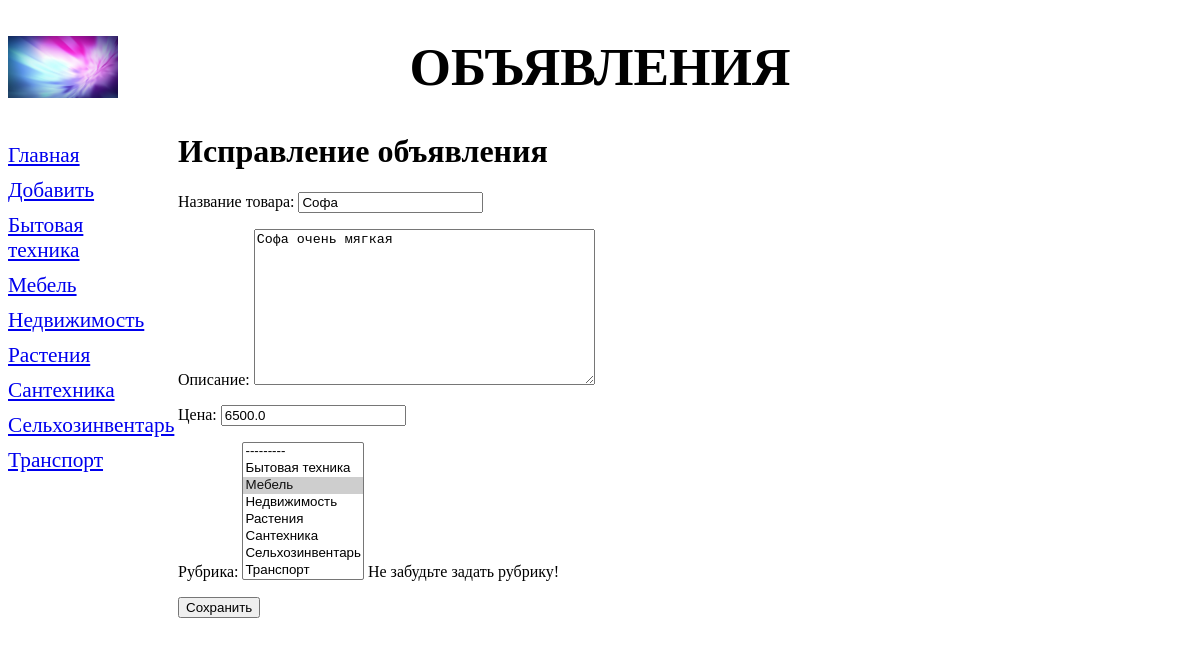
/bboard/edit/7/, run on the app's committed database.
### bboard/models.py (models this page shows)
class Rubric(models.Model):
    name = models.CharField(max_length=20, db_index=True,verbose_name='Название')
    order = models.SmallIntegerField(default=0, db_index=True)
    def __str__(self):
        return self.name
    class Meta:
        verbose_name_plural='Рубрики'
        verbose_name='Рубрика'
        ordering=['order','name']

class Bb(models.Model):
    title = models.CharField(max_length=50, verbose_name='Товар')
    content = models.TextField(null=True, blank=True, verbose_name='Описание')
    price = models.FloatField(null=True, blank=True, verbose_name='Цена')
    published = models.DateTimeField(auto_now_add=True, db_index=True,
        verbose_name='Опубликовано')
    rubric = models.ForeignKey('Rubric', null=True, on_delete=models.PROTECT,
        verbose_name='Рубрика')
    class Meta:
        verbose_name_plural='Объявления'
        verbose_name='Объявление'
        ordering=['-published']

### bboard/views.py (the view)
# urls.py: path('edit/<int:pk>/', BbEditView.as_view(), name='edit'),
class BbEditView(UpdateView):
    model = Bb
    form_class = BbForm
    success_url = reverse_lazy('index')
    def get_context_data(self, *args, **kwargs):
        context = super().get_context_data(*args, **kwargs)
        context['rubrics'] = Rubric.objects.all()
        return context

### bboard/forms.py
class BbForm(forms.ModelForm):
    title = forms.CharField(label='Название товара')
    content = forms.CharField(label='Описание',
            widget=forms.widgets.Textarea())
    price = forms.DecimalField(label= 'Цена', decimal_places=2)
    rubric = forms.ModelChoiceField(queryset=Rubric.objects.all(),
            label='Рубрика', help_text='Не забудьте задать рубрику!',
            widget=forms.widgets.Select(attrs={'size':8}))
    class Meta:
        model = Bb
        fields=('title','content', 'price', 'rubric')

### bboard/templates/bboard/bb_form.html (shortened to what this page needs)
{% extends "layout/basic.html"%}
{% block content %}
<h1>Исправление объявления</h1>
<form method="POST">
    {{ form.as_p }}
    <input type="submit" value="Сохранить">
</form>
{% endblock %}

### bboard/templates/layout/basic.html (shortened to what this page needs)
{% load static %}
<!DOCTYPE html>
<html>
    <head>
        <link rel="stylesheet" type="text/css" href="{% static 'bboard/style.css' %}">
    </head>
    <body>
        <header>
            <h1>Объявления</h1>
        </header>
        <nav>
            <a href="{% url 'index' %}">Главная</a>
            <a href="{% url 'add' %}">Добавить</a>
            {% for rubric in rubrics %}
            <a href="{% url 'by_rubric' rubric.pk %}">{{ rubric.name }}</a>
            {% endfor %}
        </nav>
        <div class="a">
            {% block content %}
            {% endblock %}
        </div>
    </body>
</html>

### bboard/static/bboard/style.css (style rules this page uses)
header h1 { font-size: 40pt; text-transform: uppercase; text-align: center; background: url('bg.jpg') left / auto 100% no-repeat; }
nav { font-size: 16pt; width: 150px; float: left; }
nav a { display: block; margin: 10px 0px; }
.a { margin-left: 170px; }

### data on the page
Rubric: name "Бытовая техника"
Rubric: name "Мебель"
Rubric: name "Недвижимость"
Rubric: name "Растения"
Rubric: name "Сантехника"
Rubric: name "Сельхозинвентарь"
Rubric: name "Транспорт"
Bb: title "Софа", content "Софа очень мягкая", price "6500.0", rubric "--------- / Бытовая техника / Мебель ☑ / Недвижимость / Растения / Сантехника / Сельхозинвентарь / Транспорт"
